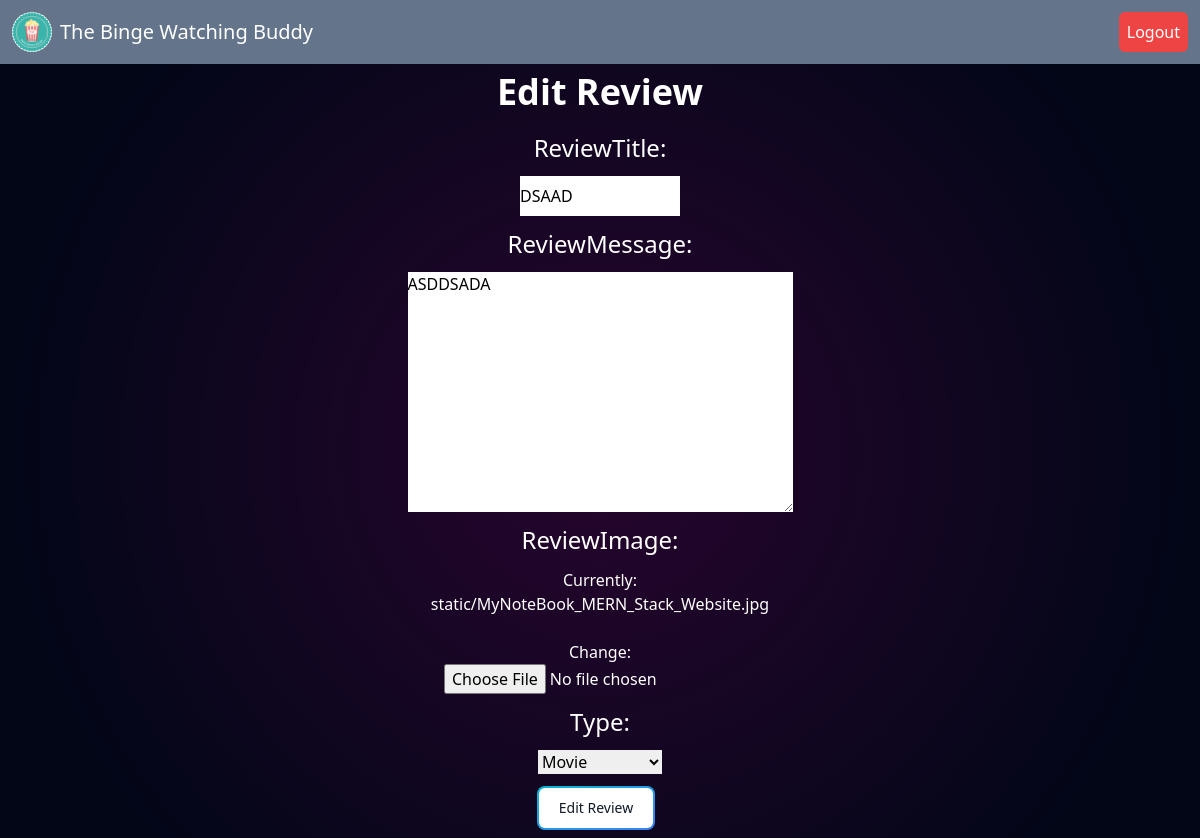
Screenshot of /12/EditReview/ (signed in) with the database file from the repository.
### Project_App/models.py (models this page shows, shortened)
class ReviewModel(models.Model):
    ReviewUser = models.ForeignKey(User, on_delete=models.CASCADE)
    ReviewTitle = models.CharField(max_length=100)
    ReviewMessage = models.TextField(max_length=500)
    ReviewImage = models.ImageField(upload_to="static")
    Upload_at = models.DateTimeField(auto_now_add=True)
    Updated_at = models.DateTimeField(auto_now=True)
    Type = models.CharField(
        max_length=2, choices=CHOICES, default='AN')

### Project_App/views.py (the view)
# urls.py: path("<int:Review_Id>/EditReview/", views.Edit_Review, name="Edit_Review"),
@login_required
def Edit_Review(Request, Review_Id):
    Review = get_object_or_404(
        ReviewModel, pk=Review_Id, ReviewUser=Request.user)
    if Request.method == "POST":
        ReviewFromObject = ReviewFrom(
            Request.POST, Request.FILES, instance=Review)
        if ReviewFromObject.is_valid():
            ReviewFromObject.save(commit=False)
            ReviewFromObject.ReviewUser = Request.user
            ReviewFromObject.save()
            return redirect("All_Reviews")
    else:
        ReviewFromObject = ReviewFrom(instance=Review)
    return render(Request, "CreateReview.html", {"ReviewForm": ReviewFromObject})

### Project_App/forms.py
class ReviewFrom(forms.ModelForm):
    class Meta:
        model = ReviewModel
        fields = ["ReviewTitle", "ReviewMessage", "ReviewImage", "Type"]
    def __init__(self, *args, **kwargs):
        super(ReviewFrom, self).__init__(*args, **kwargs)
        self.fields['ReviewTitle'].widget.attrs.update({'class': 'h-10 w-40'})
        self.fields['ReviewMessage'].widget.attrs.update()
        self.fields['ReviewImage'].widget.attrs.update(
            {'class': 'border-l-amber-900 flex text-white gap-2 justify-center items-center text-center cursor-pointer'})
        self.fields['Type'].widget.attrs.update()

### Project_App/Templates/CreateReview.html (shortened to what this page needs)
{% extends "Layout.html" %}
{% block Body_Content %}
    {% if ReviewForm.instance.pk %}
        <h1 class="text-white text-4xl text-center font-bold pt-2 pb-5">Edit Review</h1>
    {% else %}
        <h1 class="text-white text-4xl text-center font-bold pt-2 pb-5">Create Review</h1>
    {% endif %}
    <form class="flex gap-3 justify-center flex-col items-center"
          method="post"
          enctype="multipart/form-data">
        <h1 class="text-white text-2xl">{{ ReviewForm.ReviewTitle.label_tag }}</h1>
        {{ ReviewForm.ReviewTitle }}
        <h1 class="text-white text-2xl">{{ ReviewForm.ReviewMessage.label_tag }}</h1>
        {{ ReviewForm.ReviewMessage }}
        <h1 class="text-white text-2xl">{{ ReviewForm.ReviewImage.label_tag }}</h1>
        <div class="text-white flex justify-center items-center flex-col">
        {{ ReviewForm.ReviewImage }}
        </div>
        <h1 class="text-white text-2xl">{{ ReviewForm.Type.label_tag }}</h1>
        {{ ReviewForm.Type }}
        <button class="relative inline-flex items-center justify-center p-0.5 mb-2 me-2 overflow-hidden text-sm font-medium text-gray-900 rounded-lg group bg-gradient-to-br from-cyan-500 to-blue-500 group-hover:from-cyan-500 group-hover:to-blue-500 hover:text-white dark:text-white focus:ring-4 focus:outline-none focus:ring-cyan-200 dark:focus:ring-cyan-800">
            <span class="relative px-5 py-2.5 transition-all ease-in duration-75 bg-white dark:bg-gray-900 rounded-md group-hover:bg-opacity-0">
            {% if ReviewForm.instance.pk %}
            Edit Review
            {% else %}
            Create Review
            {% endif %}
            </span>
        </button>
    </form>
{% endblock Body_Content %}

### static/Final.css (style rules this page uses)
html, :host { line-height: 1.5; -webkit-text-size-adjust: 100%; -moz-tab-size: 4; -o-tab-size: 4; tab-size: 4; font-family: ui-sans-serif, system-ui, sans-serif, "Apple Color Emoji", "Segoe UI Emoji", "Segoe UI Symbol", "Noto Color Emoji"; font-feature-settings: normal; font-variation-settings: normal; -webkit-tap-highlight-color: transparent; }
body { margin: 0; line-height: inherit; }
h1, h2, h3, h4, h5, h6 { font-size: inherit; font-weight: inherit; }
a { color: inherit; text-decoration: inherit; }
button, input, optgroup, select, textarea { font-family: inherit; font-feature-settings: inherit; font-variation-settings: inherit; font-size: 100%; font-weight: inherit; line-height: inherit; letter-spacing: inherit; color: inherit; margin: 0; padding: 0; }
button, select { text-transform: none; }
button, input:where([type='button']), input:where([type='reset']), input:where([type='submit']) { -webkit-appearance: button; background-color: transparent; background-image: none; }
blockquote, dl, dd, h1, h2, h3, h4, h5, h6, hr, figure, p, pre { margin: 0; }
textarea { resize: vertical; }
input::placeholder, textarea::placeholder { opacity: 1; color: #9ca3af; }
button, [role="button"] { cursor: pointer; }
.relative { position: relative; }
.mb-2 { margin-bottom: 0.5rem; }
.me-2 { margin-inline-end: 0.5rem; }
.flex { display: flex; }
.inline-flex { display: inline-flex; }
.h-10 { height: 2.5rem; }
.w-40 { width: 10rem; }
.cursor-pointer { cursor: pointer; }
.flex-col { flex-direction: column; }
.items-center { align-items: center; }
.justify-center { justify-content: center; }
.gap-2 { gap: 0.5rem; }
.gap-3 { gap: 0.75rem; }
.overflow-hidden { overflow: hidden; }
.rounded-lg { border-radius: 0.5rem; }
.rounded-md { border-radius: 0.375rem; }
.border-l-amber-900 { --tw-border-opacity: 1; border-left-color: rgb(120 53 15 / var(--tw-border-opacity)); }
.bg-white { --tw-bg-opacity: 1; background-color: rgb(255 255 255 / var(--tw-bg-opacity)); }
.bg-gradient-to-br { background-image: linear-gradient(to bottom right, var(--tw-gradient-stops)); }
.from-cyan-500 { --tw-gradient-from: #06b6d4 var(--tw-gradient-from-position); --tw-gradient-to: rgb(6 182 212 / 0) var(--tw-gradient-to-position); --tw-gradient-stops: var(--tw-gradient-from), var(--tw-gradient-to); }
.to-blue-500 { --tw-gradient-to: #3b82f6 var(--tw-gradient-to-position); }
.p-0\.5 { padding: 0.125rem; }
.px-5 { padding-left: 1.25rem; padding-right: 1.25rem; }
.py-2\.5 { padding-top: 0.625rem; padding-bottom: 0.625rem; }
.pb-5 { padding-bottom: 1.25rem; }
.pt-2 { padding-top: 0.5rem; }
.text-center { text-align: center; }
.text-2xl { font-size: 1.5rem; line-height: 2rem; }
.text-4xl { font-size: 2.25rem; line-height: 2.5rem; }
.text-sm { font-size: 0.875rem; line-height: 1.25rem; }
.font-bold { font-weight: 700; }
.font-medium { font-weight: 500; }
.text-gray-900 { --tw-text-opacity: 1; color: rgb(17 24 39 / var(--tw-text-opacity)); }
.text-white { --tw-text-opacity: 1; color: rgb(255 255 255 / var(--tw-text-opacity)); }
.transition-all { transition-property: all; transition-timing-function: cubic-bezier(0.4, 0, 0.2, 1); transition-duration: 150ms; }
.duration-75 { transition-duration: 75ms; }
.ease-in { transition-timing-function: cubic-bezier(0.4, 0, 1, 1); }

### rows the page displays
ReviewModel: ReviewTitle "DSAAD", ReviewMessage "ASDDSADA", Type "Movie"

### other values shown
{{ ReviewForm.ReviewTitle.label_tag }} "ReviewTitle:"
{{ ReviewForm.ReviewMessage.label_tag }} "ReviewMessage:"
{{ ReviewForm.ReviewImage.label_tag }} "ReviewImage:"
{{ ReviewForm.Type.label_tag }} "Type:"
